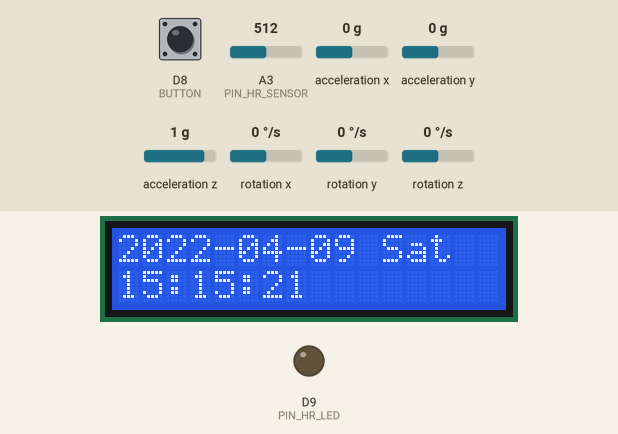
Bench run of a sketch on a simulated Arduino MKR. Parts: 16×2 character LCD, output pins drawn as LEDs (lit = HIGH). Wiring (inferred from the names in the program): MPU-6050 motion sensor at I2C address 0x69. The test bench sets the inputs (shaded band); at power-on: D8 (BUTTON) LOW, A3 (PIN_HR_SENSOR) = 512, acceleration x 0 g, acceleration y 0 g, acceleration z 1 g, rotation x 0 °/s, rotation y 0 °/s, rotation z 0 °/s. WiFi joins after 1.5 s; servers stay silent unless stated; the local clock reads 2024-03-15 10:24:30 at power-on unless the sketch sets it; not simulated (calls return 0 or success): secrets.h; what the sketch prints to the serial monitor is not drawn.

Above: at 7.7 s.
7.8 s: D8 (BUTTON) pulled HIGH for 0.15 s
At 10.7 s:
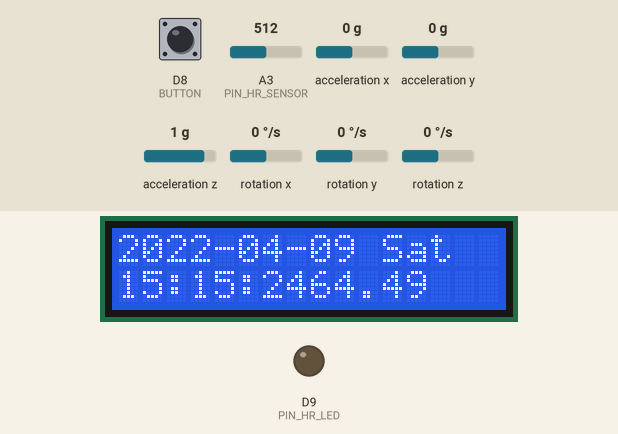
10.9 s: D8 (BUTTON) pulled HIGH for 1 s
At 13.9 s:
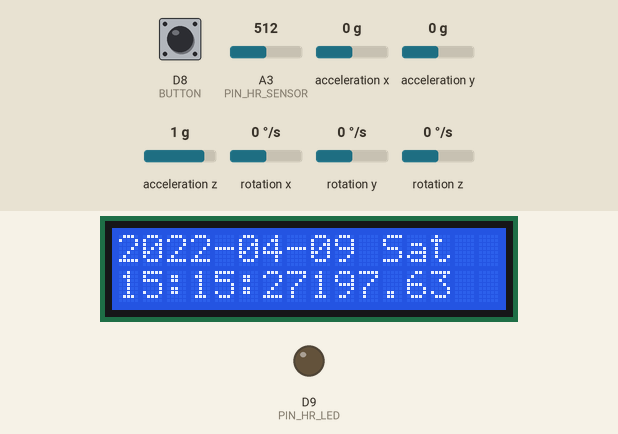
14.6 s: D8 (BUTTON) pulled HIGH for 0.15 s
At 16.9 s:
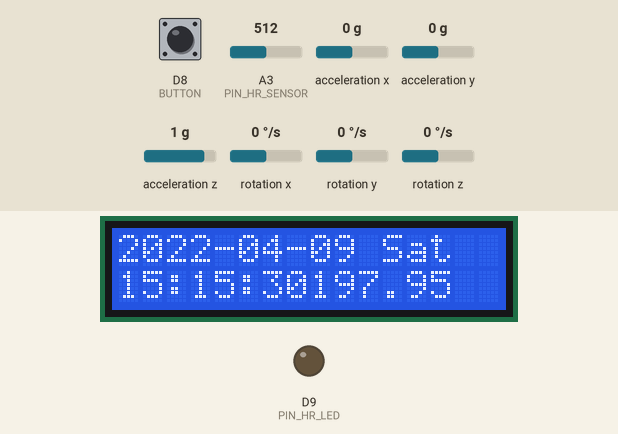
17.6 s: D8 (BUTTON) pulled HIGH for 1 s
At 19.9 s:
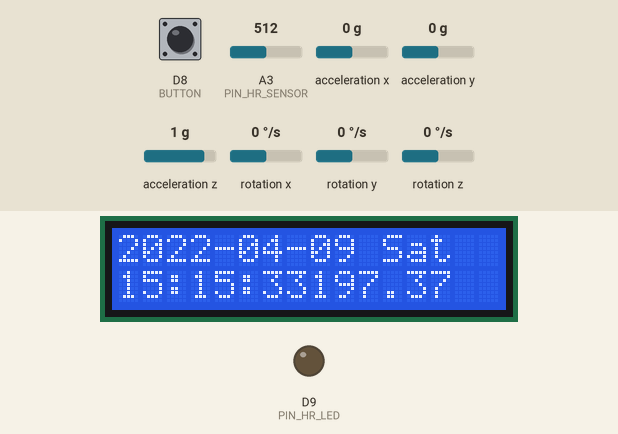
20.6 s: D8 (BUTTON) pulled HIGH for 3.2 s
At 24.1 s:
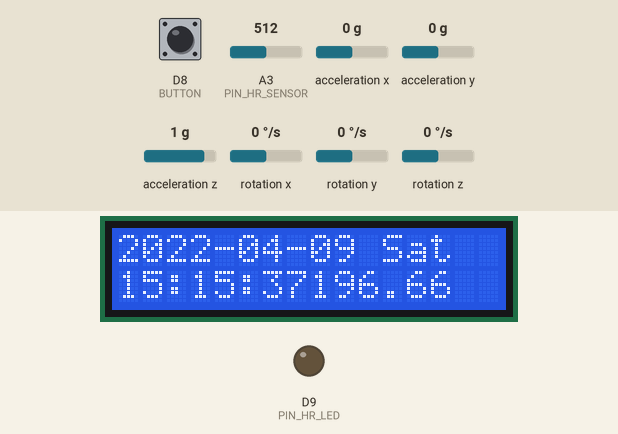
25.3 s: D8 (BUTTON) driven HIGH
At 28.8 s:
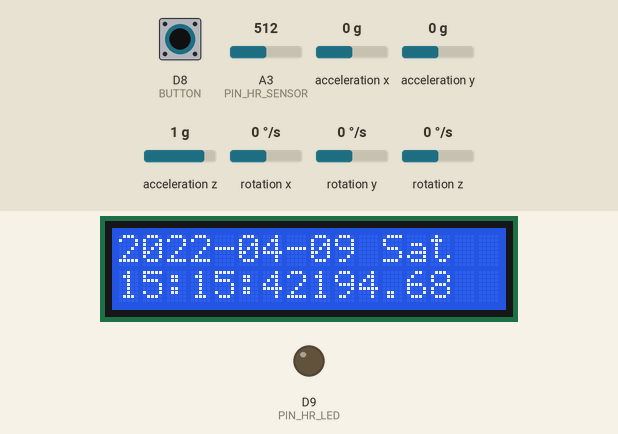
Timing chart, 0 to 29.3 s (numbered marks = the images above; inputs shaded):
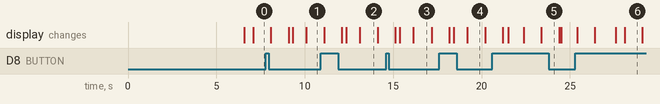

Measured:
- what the display in image 2 shows lasts 1.0 s, from 13.1 s to 14.1 s
- what the display in image 3 shows lasts 1.1 s, from 16.1 s to 17.2 s

The sketch:

UNO_WiFi_Hackathon.ino
```cpp
#include <SPI.h>
#include <WiFiNINA.h>
#include<Wire.h>
#include <LiquidCrystal.h>
#include <Ds1302.h>
#include <ArduinoJson.h>

#include "secrets.h"

#define PIN_ENA 16
#define PIN_CLK 15
#define PIN_DAT 14

#define PIN_HR_LED 9
#define PIN_HR_SENSOR A3

#define BUTTON 8

// DS1302 RTC instance
Ds1302 rtc_module(PIN_ENA, PIN_CLK, PIN_DAT);

LiquidCrystal lcd(2, 3, 4, 5, 6, 7);

const static char* WeekDays[] =
{
    "Mon",
    "Tue",
    "Wed",
    "Thu",
    "Fri",
    "Sat",
    "Sun"
};

// WIFI VARIABLES
const char ssid[] = AP_SSID;
const char password[] = AP_PASSWORD;
int keyIndex = 0;
int status = WL_IDLE_STATUS;
WiFiClient client;
IPAddress server(192,168,45,190);
//char server[] = "http://192.168.45.190";

// RTC VARIABLES
unsigned long last_rtc = 0;
unsigned long rtc_interval = 500;

// HR VARIABLES
double alpha = 0.75;
int period = 20;
double change = 0.0;
unsigned long last_peak_time = 0;
unsigned long peak_delay = 300;
float threshold = 4.0f;
uint16_t intervals[10];
uint8_t i = 0;
float hr = 0.0f;
unsigned long last_ppg = 0;
unsigned long ppg_interval = 20;

// MPU6050 VARIABLES
const int MPU_addr=0x69;
int16_t AcX,AcY,AcZ,Tmp,GyX,GyY,GyZ;
int angleChange=0;
float ax=0, ay=0, az=0, gx=0, gy=0, gz=0;
boolean fall = false; //stores if a fall has occurred
boolean trigger1=false; //stores if first trigger (lower threshold) has occurred
boolean trigger2=false; //stores if second trigger (upper threshold) has occurred
boolean trigger3=false; //stores if third trigger (orientation change) has occurred
boolean alarm = false;
byte trigger1count=0; //stores the counts past since trigger 1 was set true
byte trigger2count=0; //stores the counts past since trigger 2 was set true
byte trigger3count=0; //stores the counts past since trigger 3 was set true

unsigned long last_mpu = 0, mpu_interval = 100;
unsigned long lastConnectionTime = 0;
const unsigned long postingInterval = 5L * 1000L;

String time_string = "", hour_string = "";

void setup()
{
    Serial.begin(9600);
    lcd.begin(16, 2);
    server_init();
    rtc_init();
    mpu_init();

    pinMode(PIN_HR_LED, OUTPUT);
    pinMode(BUTTON, INPUT);
}

void loop()
{
  Ds1302::DateTime now;
  rtc_module.getDateTime(&now);
    if(millis() - last_rtc > rtc_interval) {
        static uint8_t last_second = 0;
        if (last_second != now.second)
        {
            last_second = now.second;

            time_string = rtc_get_date(now);
            hour_string = rtc_get_hour(now);

            lcd.setCursor(0, 0);
            lcd.print(time_string);
            lcd.setCursor(0, 1);
            lcd.print(hour_string);
        }
        last_rtc = millis();
    }

    if(millis() - last_ppg > ppg_interval) {
        measure_ppg();
        last_ppg = millis();
    }

    if(millis() - last_mpu > mpu_interval) {
      measure_mpu();
      last_mpu = millis();
    }
//  while (client.available()) {
//    char c = client.read();
//    Serial.write(c);
//  }
  if (millis() - lastConnectionTime > postingInterval) {
    httpRequest();
  }

  if (digitalRead(BUTTON) == HIGH) {
    Serial.print("p");
  }
}

// ---------------------- WIFI --------------------------/

void server_init() {
  if (WiFi.status() == WL_NO_MODULE) {
//    Serial.println("Communication with WiFi module failed!");
    // don't continue
    while (true);
  }

  String fv = WiFi.firmwareVersion();
  if (fv < WIFI_FIRMWARE_LATEST_VERSION) {
//    Serial.println("Please upgrade the firmware");
  }

  // attempt to connect to WiFi network:
  while (status != WL_CONNECTED) {
//    Serial.print("Attempting to connect to SSID: ");
//    Serial.println(ssid);
    // Connect to WPA/WPA2 network. Change this line if using open or WEP network:
    status = WiFi.begin(ssid, password);

    // wait 1 second for connection:
    delay(5000);
  }
}

void printWifiStatus() {
  // print the SSID of the network you're attached to:
//  Serial.print("SSID: ");
//  Serial.println(WiFi.SSID());

  // print your board's IP address:
  IPAddress ip = WiFi.localIP();
//  Serial.print("IP Address: ");
//  Serial.println(ip);

  // print the received signal strength:
  long rssi = WiFi.RSSI();
//  Serial.print("signal strength (RSSI):");
//  Serial.print(rssi);
//  Serial.println(" dBm");
}

void httpRequest() {
  client.stop();
  if(client.connect(server, 8080)) {
    DynamicJsonDocument doc(1024);
    doc["hr"] = hr;
    doc["time"] = time_string + " " + hour_string;
    String json = "";
    serializeJson(doc, json);
//    Serial.println(json);
    client.println("POST /data HTTP/1.1");

    client.println("Content-Type: application/json");
    client.println("Content-Length: " + String(json.length()));
    client.println();

    client.println(json);

    lastConnectionTime = millis();
  } else {
    // if you couldn't make a connection:
//    Serial.println(F("Connection failed"));
  }
}

// ---------------------- RTC --------------------------/

void rtc_init() {
    // initialize the RTC
    rtc_module.init();

    // test if clock is halted and set a date-time (see example 2) to start it
//    if (rtc_module.isHalted()) {

        Ds1302::DateTime dt = {
            .year = 22,
            .month = Ds1302::MONTH_APR,
            .day = 9,
            .hour = 15,
            .minute = 15,
            .second = 20,
            .dow = Ds1302::DOW_SAT
        };

        rtc_module.setDateTime(&dt);
//    }
}

String rtc_get_date(Ds1302::DateTime now) {
    String time_string = "";

    time_string += "20";
    if (now.year < 10) {
      time_string += "0";
    }
    time_string += now.year;
    time_string += '-';
    if (now.month < 10) {
      time_string += "0";
    }
    time_string += now.month;
    time_string += '-';
    if (now.day < 10) {
      time_string += "0";
    }
    time_string += now.day;
    time_string += ' ';
    time_string += WeekDays[now.dow - 1];

    return time_string;
}

String rtc_get_hour(Ds1302::DateTime now) {

    String hour_string = "";

    if (now.hour < 10) {
      hour_string += '0';
    }
    hour_string += now.hour;
    hour_string += ':';
    if (now.minute < 10) {
      hour_string += '0';
    }
    hour_string += now.minute;
    hour_string += ':';
    if (now.second < 10) {
      hour_string += '0';
    }
    hour_string += now.second;

    return hour_string;
}

// -------------------- PPG -------------------------/

void measure_ppg() {
    static double oldValue = 0;
    static double oldChange = 0;
    int rawValue = analogRead(PIN_HR_SENSOR);
    double value = alpha * oldValue + (1 - alpha) * rawValue;

    if(value > threshold) {
        unsigned long actual_time = millis();
        if (actual_time - last_peak_time > peak_delay) {
            intervals[i] = actual_time - last_peak_time;
//            Serial.println(intervals[i]);
            last_peak_time = actual_time;
            i++;
            if (i >= 10) {
                hr = 0.0;
                for (int j = 0; j < 10; j++) {
                  hr += intervals[j];
                }
                hr /= 10;
                hr = 1/hr*60*1000;
                lcd.print(hr);
                i = 0;
            }
        }
    }
//    Serial.println(value);
    digitalWrite(PIN_HR_LED,(change<0.0&&oldChange>0.0));
    oldValue = value;
    oldChange = change;
}

// -------------------- MPU6050 -------------------------/

void mpu_init() {
  Wire.begin();
  Wire.beginTransmission(MPU_addr);
  Wire.write(0x6B);
  Wire.write(0);
  Wire.endTransmission(true);
}

void measure_mpu() {
  mpu_read();
  ax = (AcX-2050)/16384.00;
  ay = (AcY-77)/16384.00;
  az = (AcZ-1947)/16384.00;

  gx = (GyX+270)/131.07;
  gy = (GyY-351)/131.07;
  gz = (GyZ+136)/131.07;

  float Raw_AM = pow(pow(ax,2)+pow(ay,2)+pow(az,2),0.5);
  int AM = Raw_AM * 10;

  //Serial.println(AM);
  if (trigger3==true)
  {
     trigger3count++;
     if (trigger3count>=15)
     {
        angleChange = pow(pow(gx,2)+pow(gy,2)+pow(gz,2),0.5);
        if ((angleChange>=0) && (angleChange<=15))
        {
          fall=true; trigger3=false; trigger3count=0;
        }
        else
        {
           trigger3=false; trigger3count=0;
        }
      }
   }
  if (fall==true)
  {
    alarm = true;
    if(alarm == true)
    {
//      Serial.println("ALARM ALARM t3");
    }
    alarm = false;
    fall=false;
  }
  if (trigger2==true)
  {
    trigger2count++;
    angleChange = pow(pow(gx,2)+pow(gy,2)+pow(gz,2),0.5); //Serial.println(angleChange);
    if (angleChange>=30 && angleChange<=400)
    {
      trigger3=true; trigger2=false; trigger2count=0;
      alarm = true;
       if(alarm == true)
      {
//        Serial.println("ALARM ALARM t2");
      }
      alarm = false;
    }
  }
  if (trigger1==true)
  {
    trigger1count++;
    if (AM>=12)
    {
      trigger2=true;
      trigger1=false; trigger1count=0;
      alarm = true;
      if(alarm == true)
      {
//        Serial.println("ALARM ALARM t1");
      }
      alarm = false;
    }
  }
  if (AM<=2 && trigger2==false)
  {
    trigger1=true;
    alarm = true;
    if(alarm == true)
      {
//        Serial.println("ALARM ALARM unknown");
      }
    alarm = false;
  }
}

void mpu_read(){
  Wire.beginTransmission(MPU_addr);
  Wire.write(0x3B);  // starting with register 0x3B (ACCEL_XOUT_H)
  Wire.endTransmission(false);
  Wire.requestFrom(MPU_addr,14,true);  // request a total of 14 registers
  AcX=Wire.read()<<8|Wire.read();  // 0x3B (ACCEL_XOUT_H) & 0x3C (ACCEL_XOUT_L)
  AcY=Wire.read()<<8|Wire.read();  // 0x3D (ACCEL_YOUT_H) & 0x3E (ACCEL_YOUT_L)
  AcZ=Wire.read()<<8|Wire.read();  // 0x3F (ACCEL_ZOUT_H) & 0x40 (ACCEL_ZOUT_L)
  Tmp=Wire.read()<<8|Wire.read();  // 0x41 (TEMP_OUT_H) & 0x42 (TEMP_OUT_L)
  GyX=Wire.read()<<8|Wire.read();  // 0x43 (GYRO_XOUT_H) & 0x44 (GYRO_XOUT_L)
  GyY=Wire.read()<<8|Wire.read();  // 0x45 (GYRO_YOUT_H) & 0x46 (GYRO_YOUT_L)
  GyZ=Wire.read()<<8|Wire.read();  // 0x47 (GYRO_ZOUT_H) & 0x48 (GYRO_ZOUT_L)
}
```
